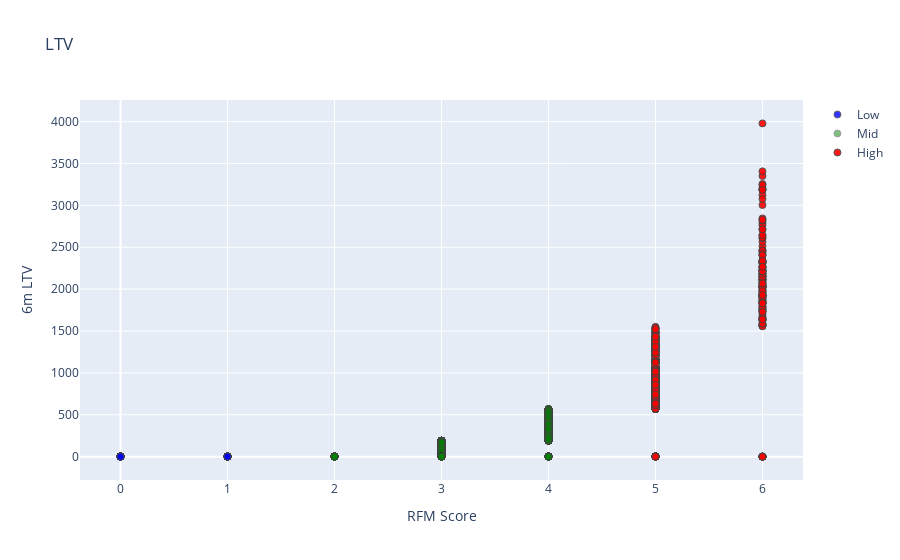

Notebook cell for this chart:
### Code cell
customer_rfm_graph = customer_rfm_6m.query("m6_revenue < 4000")

plot_data = [
    go.Scatter(
        x = customer_rfm_graph.query("Segment == 'Low-Value' ")['rfm_score'],
        y = customer_rfm_graph.query("Segment == 'Low-Value' ")['m6_revenue'],
        mode = 'markers',
        name = 'Low',
        marker = dict(size=7,
                      line = dict(width =1),
                      color = 'blue',
                      opacity = 0.8)
    ),
    go.Scatter(
        x = customer_rfm_graph.query("Segment == 'Mid-Value' ")['rfm_score'],
        y = customer_rfm_graph.query("Segment == 'Mid-Value' ")['m6_revenue'],
        mode = 'markers',
        name = 'Mid',
        marker = dict(size=7,
                      line = dict(width =1),
                      color = 'green',
                      opacity = 0.5)
    ),
    go.Scatter(
        x = customer_rfm_graph.query("Segment == 'High-Value' ")['rfm_score'],
        y = customer_rfm_graph.query("Segment == 'High-Value' ")['m6_revenue'],
        mode = 'markers',
        name = 'High',
        marker = dict(size=7,
                      line = dict(width =1),
                      color = 'red',
                      opacity = 0.9)
    ),

]
plot_layout = go.Layout(
        yaxis= {'title': "6m LTV"},
        xaxis= {'title': "RFM Score"},
        title='LTV'
    )
fig = go.Figure(data=plot_data, layout=plot_layout)
pyoff.iplot(fig)

### Figure 1 — Plotly figure (JSON) as saved in the notebook; plotly's stock layout.template omitted (floating-point values rounded to 4 significant figures; data arrays with more than 128 entries replaced by an {"elided": "..."} marker saying what was removed)
{"data": [{"marker": {"color": "blue", "line": {"width": 1}, "opacity": 0.8, "size": 7}, "mode": "markers", "name": "Low", "type": "scatter", "x": {"elided": "29839 int values"}, "y": {"elided": "29839 float values"}}, {"marker": {"color": "green", "line": {"width": 1}, "opacity": 0.5, "size": 7}, "mode": "markers", "name": "Mid", "type": "scatter", "x": {"elided": "68348 int values"}, "y": {"elided": "68348 float values"}}, {"marker": {"color": "red", "line": {"width": 1}, "opacity": 0.9, "size": 7}, "mode": "markers", "name": "High", "type": "scatter", "x": {"elided": "1245 int values"}, "y": {"elided": "1245 float values"}}], "layout": {"title": {"text": "LTV"}, "xaxis": {"title": {"text": "RFM Score"}}, "yaxis": {"title": {"text": "6m LTV"}}}}
